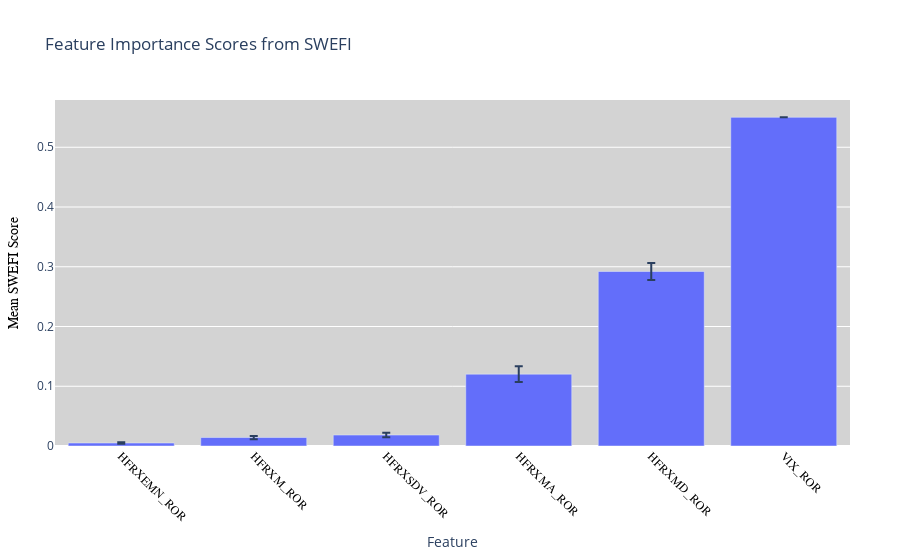

The notebook cell this image was saved under:
### Code cell
# ------------------ Figure 3: Feature Importance Scores from SWEFI ------------------
# Here, we plot the mean feature importance scores with error bars showing standard deviation.
# Adjust the column names if your SWEFI result DataFrame differs.
if not swefi_scores_hf.empty:
    fig3 = go.Figure(data=[
        go.Bar(
            name="SWEFI Score",
            x=swefi_scores_hf.index,
            y=swefi_scores_hf['mean(SWEFI)'],
            error_y=dict(
                type='data',
                array=swefi_scores_hf['std(SWEFI)']
            )
        )
    ])
    
    fig3.update_layout(
        title="Feature Importance Scores from SWEFI",
        xaxis_title="Feature",
        yaxis_title="Mean SWEFI Score",
        barmode='group',
        xaxis=dict(
            tickangle=45,
            tickfont=dict(
                family='Arial',
                size=12,
                color='black'
            )
        ),
        yaxis=dict(
            titlefont=dict(
                family='Arial',
                size=14,
                color='black'
            )
        ),
        margin=dict(l=50, r=50, b=100, t=100),
        paper_bgcolor='white',
        plot_bgcolor='lightgrey'
    )
    fig3.show()
else:
    print("No feature importance scores available to plot.")

### Figure 1 — Plotly figure (JSON) as saved in the notebook; plotly's stock layout.template omitted (floating-point values rounded to 4 significant figures)
{"data": [{"error_y": {"array": [0.001249, 0.002708, 0.003812, 0.01325, 0.01429, 2.779e-18], "type": "data"}, "name": "SWEFI Score", "type": "bar", "x": ["HFRXEMN_ROR", "HFRXM_ROR", "HFRXSDV_ROR", "HFRXMA_ROR", "HFRXMD_ROR", "VIX_ROR"], "y": [0.004973, 0.01419, 0.01833, 0.1203, 0.2921, 0.5501]}], "layout": {"barmode": "group", "margin": {"b": 100, "l": 50, "r": 50, "t": 100}, "paper_bgcolor": "white", "plot_bgcolor": "lightgrey", "title": {"text": "Feature Importance Scores from SWEFI"}, "xaxis": {"tickangle": 45, "tickfont": {"color": "black", "family": "Arial", "size": 12}, "title": {"text": "Feature"}}, "yaxis": {"title": {"font": {"color": "black", "family": "Arial", "size": 14}, "text": "Mean SWEFI Score"}}}}
